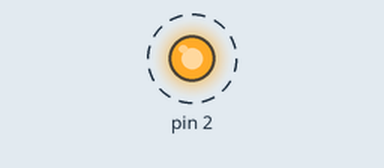
Recording of a sketch running on a simulated Arduino Uno, built for the host (arithmetic inside an expression is 32-bit, double 64-bit). On the bench: output pins drawn as LEDs (lit = HIGH). Dashed ring = blinking. Uploads are accepted with an empty reply; what the sketch prints to the serial monitor is not drawn.

Above: at 2.2 s.
Timing chart, 0 to 4.8 s (numbered marks = the images above):
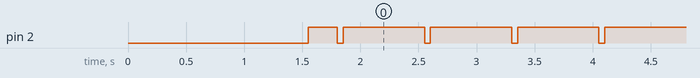

The sketch:

r4_test.ino
```cpp
#include <Arcana3.h>

Arcana3 arcana("test", true);

int counter = 0;
bool isReset = false;

void setup() {
  Serial.begin(115200);
  reset();
  arcana.init();
  delay(50);
}

void loop() {
    arcana.conectar();


    Serial.println((String) arcana.config["test1"]);
    Serial.println((String) arcana.status);
/*
    if (arcana.status == 0 && !isReset) {
      arcana.configurar();
      reset();
    }

    if (arcana.status == 1 && !isReset) {
      reset();
    }*/


  String estado = "Hola=mundo";
//  estado += "&Alarma=" + (isAlarmOff ? String("apagada") : String("encendida"));
//  estado += "&ADN=" + (isDNADone ? String("humano") : (scanningDNA ? String("escaneando") : String("desconocido")));
  arcana.estado(estado);


  ///////////////////////////////
  delay(500);
}

void reset() {
}
```

Measured:
- by itself, pin 2: alternates HIGH for 0.70 s and LOW for 0.05 s
